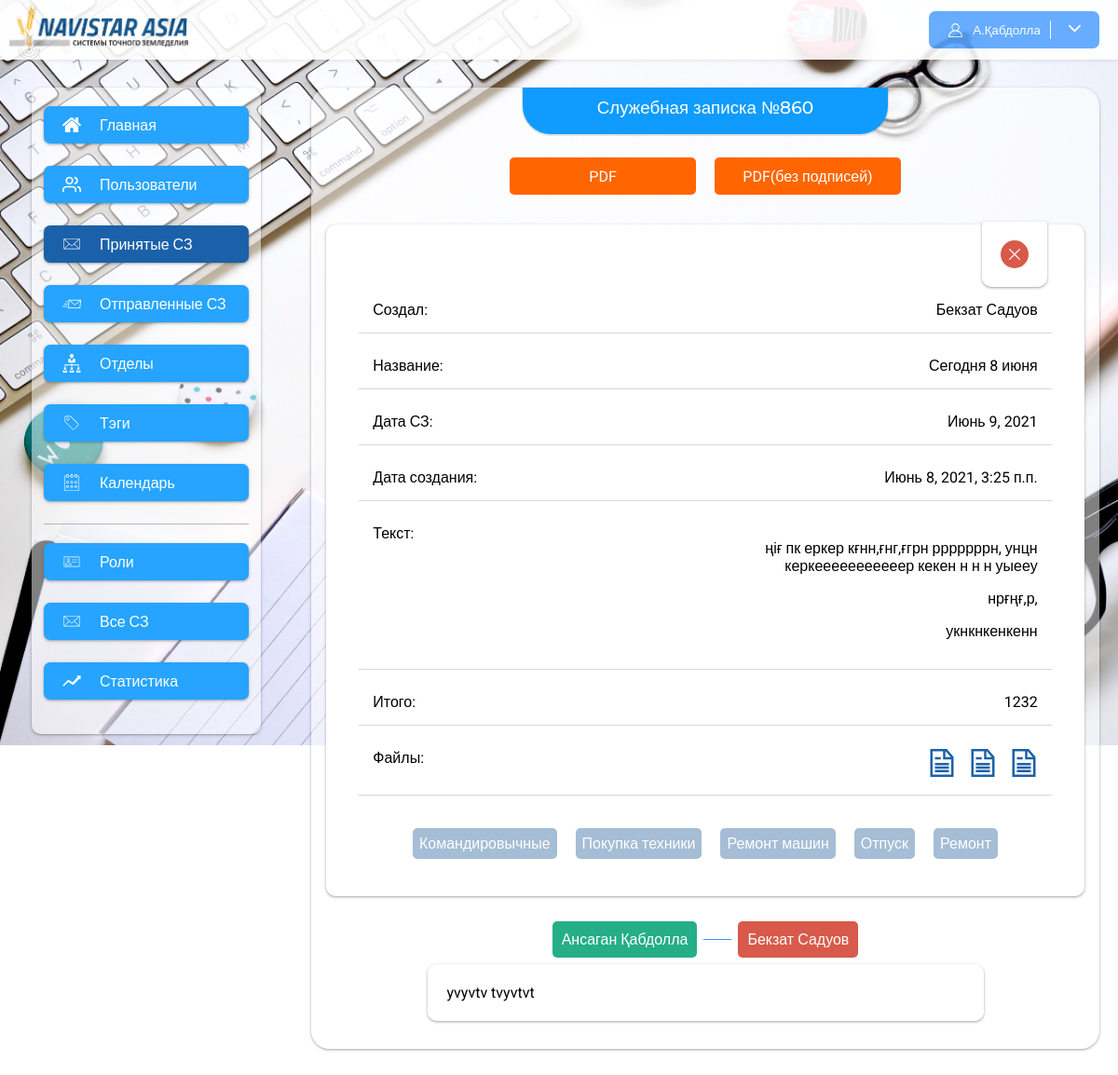
Screenshot of /my-notes/855 (signed in) with the database file from the repository.
### app/models.py (models this page shows, shortened)
class ServiceNote(models.Model):
    user = models.ForeignKey(User, null=True, blank=True, on_delete=models.CASCADE, related_name="notes")
    number = models.IntegerField(null=True, blank=True)
    title = models.CharField(max_length=120)
    text = models.TextField()
    summa = models.CharField(max_length=200, null=True, blank=True)
    fast = models.BooleanField(default=False)
    date_create = models.DateTimeField(auto_now_add=True)
    date_update = models.DateTimeField(auto_now=True)
    date = models.DateField(null=True, blank=True)
    tags = models.ManyToManyField(Tags, null=True, blank=True, related_name="notes")
    user_index = models.IntegerField(default=1, null=True, blank=True)
    status = models.CharField(max_length=200, choices=statuses, null=True, blank=True)
    class Meta:
        verbose_name = "Служебная записка"
        verbose_name_plural = "Служебные записки"

class NoteFiles(models.Model):
    note = models.ForeignKey(ServiceNote, on_delete=models.CASCADE, related_name="files")
    file = models.FileField(upload_to="note_files/")
    class Meta:
        verbose_name = "Файл для записки"
        verbose_name_plural = "Файлы для записок"

class Tags(models.Model):
    name = models.CharField(max_length=120)
    class Meta:
        verbose_name = "Тэг"
        verbose_name_plural = "Тэги"

class NoteUsers(models.Model):
    user = models.ForeignKey(User, on_delete=models.CASCADE, related_name="note")
    note = models.ForeignKey(ServiceNote, on_delete=models.CASCADE, related_name="users")
    index = models.IntegerField(null=True, blank=True)
    comment = models.TextField(null=True, blank=True)
    status = models.CharField(max_length=200,choices=statuses, null=True, blank=True)
    date_create = models.DateTimeField(auto_now=True, null=True, blank=True)
    is_read = models.BooleanField(default=False)
    date_read = models.DateTimeField(null=True, blank=True)
    class Meta:
        verbose_name = "Подписывающий"
        verbose_name_plural = "Подписывающие"

### app/views.py (the view)
# urls.py: path("my-notes/<int:pk>", my_note_detail, name="my_note_detail"),
@login_required()
def my_note_detail(request, pk):
    note = ServiceNote.objects.get(pk=pk)
    userNote = NoteUsers.objects.filter(user=request.user).filter(note=note).first()
    if userNote.is_read == False:
        userNote.is_read = True
        userNote.save()
    return render(request, "my_note_detail.html", {"note": note, "userNote": userNote})

### app/context_processors.py (called while the page is built)
def unReadNotes(request):
    if request.user.is_anonymous:
        return {}
    user = request.user
    unReadCount = NoteUsers.objects.filter(user=user).filter(note__user_index__gte=F('index')).order_by('-pk').filter(is_read=False).count()
    return {
        "unReadCount": unReadCount
    }

### app/templates/my_note_detail.html (shortened to what this page needs)
{% extends 'base.html' %}
{% load static %}
{% block content %}
<div class="content">
    <h3 class="content_title">Служебная записка №{{ note.number }}</h3>
    {% include 'include/note_detail.html' %}
    {% if userNote.status %}
        <div class="comment_block">
                {% if userNote.comment %}
                    {{ userNote.comment }}
                {% else %}
            <i class="no_comment">Без комментариев</i>
                {% endif %}
        </div>
    {% endif %}
</div>
{% endblock %}

### app/templates/base.html (shortened to what this page needs)
{% load static %}
<!DOCTYPE html>
<html>
<head>
    <link rel="stylesheet" href="{% static 'css/style.css' %}">
</head>
<body>
<div class="wrapper">
    <div class="header">
        <img src="{% static 'img/navistar.png' %}" height="100%">
        <button class="profile_button">
            {% if request.user.is_authenticated %}
            <img src="{% static 'img/profile.svg' %}" alt="" width="17px" height="17px">
				<span>
					{{ request.user.first_name|slice:"1" }}.{{ request.user.last_name }}
				</span>
            <span style="cursor: pointer" onclick="show_menu()">
                <img src="{% static 'img/arrow.svg' %}" alt="" width="13px" height="13px">
            </span>
            {% else %}
            <span>Войти</span>
            {% endif %}
        </button>
    </div>
    <div class="main">
        {% include 'include/sidebar_menu.html' %}
        {% block content %}
        {% endblock %}
    </div>
</div>
</body>
</html>

### app/templates/include/note_detail.html (shortened to what this page needs)
{% load static %}
<div class="note_detail">
    <div class="note_download">
        <a href="{% url 'note_signature_show' note.pk %}" target="_blank" class="download_button pdf">PDF</a>
        <a href="{% url 'note_show' note.pk %}" target="_blank" class="download_button pdf">PDF(без подписей)</a>
    </div>
    <div class="note_info">
        <img src="{% if note.status == None %}{% static 'img/wait.svg' %}{% endif %}
                  {% if note.status == 'error' %}{% static 'img/error.svg' %}{% endif %}" class="note_info_img" width="30" height="30">
        <div class="note_info_item"><span>Создал:</span>
            <span>{{ note.user.first_name }} {{ note.user.last_name }}</span></div>
        <div class="note_info_item"><span>Название:</span> <span>{{ note.title }}</span></div>
        <div class="note_info_item"><span>Дата СЗ:</span> <span>{{ note.date }}</span></div>
        <div class="note_info_item"><span>Дата создания:</span> <span>{{ note.date_create }}</span></div>
        <div class="note_info_item"><span>Текст:</span> <span>{{ note.text|safe }}</span></div>
        <div class="note_info_item"><span>Итого:</span> <span>{{ note.summa }}</span></div>
        {% if note.files.all %}
        <div class="note_info_item"><span>Файлы:</span> <span>{% for file in note.files.all %}<a href="{{ file.file.url }}" download style="margin-left: 10px" title="{{ file.file.name }}"><?xml version="1.0" encoding="UTF-8" standalone="no"?>
</a>{% endfor %}</span></div>
        {% endif %}
        <ul class="note_detail_tags">
            {% for i in note.tags.all %}
            <li class="note_detail_tag">{{ i.name }}</li>
            {% endfor %}
        </ul>
    </div>
    <ul class="note_detail_users">
        {% for i in note.users.all %}
        <li class="note_detail_user
                    {% if forloop.counter == note.user_index and note.status == 'error' %}error_user{% endif %}
                    {% if forloop.counter < note.user_index %}success_user{% endif %}
                    ">{{ i.user.first_name }} {{ i.user.last_name }}
        </li>
        <span class="user_line"></span>
        {% endfor %}
    </ul>
</div>

### app/static/css/style.css (style rules this page uses)
body { padding:0px; margin:0px; overflow-x:hidden; font-family: 'Roboto', sans-serif; }
a { color: inherit; text-decoration: none; }
ul { list-style-type: none; padding: 0px; margin: 0px; }
.wrapper { width:100%; position: absolute; }
.header { box-shadow: 0px 2px 3px rgba(57, 57, 57, 0.09); height: 64px; background-color: #fff; opacity: .9; display: flex; justify-content: space-between; align-items: center; }
.header img { margin-left: 10px; }
.profile_button { background-color: #58A5FF; border-width: 0px; padding: 10px; color:white; border-radius: 7px; display: flex; margin-right:20px; align-items: center; }
.profile_button img { margin-right:10px; }
.main { display: flex; flex-direction: row; }
.content { flex-grow: 1; padding: 10px; padding-bottom:30px; min-height: 500px; margin:30px 20px; background: rgba(255, 255, 255, 0.5); box-shadow: 0px 4px 4px rgba(204, 204, 204, 0.25); box-shadow: 0 1px 2px 0 rgb(60 64 67 / 30%), 0 1px 3px 1px rgb(60 64 67 / 15%); border-radius: 20px; }
.content_title { padding: 10px 80px; border-bottom-right-radius: 30px; border-bottom-left-radius: 30px; font-family: 'Montserrat', sans-serif; color: #ffffff; width: fit-content; margin: auto; display: block; box-shadow: 0px 1px 0px 1px #78787836; background: #348cfb; background:#77a7ff; background:#109bff; height: 30px; margin-top: -10px; }
.note_download { width:440px; display: flex; margin: auto; margin-top: 20px; flex-wrap: wrap; justify-content: space-around; align-items: center; }
.download_button { width: 200px; margin: 5px 10px; border-radius: 5px; display: flex; justify-content: center; align-items: center; height: 40px; background-color: red; color: #fff; }
.pdf { background-color: #ff6500; }
.note_info { display: flex; max-width: 750px; width: 90%; margin: auto; margin-top: 27px; border-radius: 10px; padding:35px; background: white; flex-direction: column; box-shadow: 0 1px 2px 0 rgb(60 64 67 / 30%), 0 1px 3px 1px rgb(60 64 67 / 15%); }
.note_info_item { border-bottom: 1px solid grey; display: flex; margin-bottom:10px; padding:15px; justify-content: space-between; border-bottom: 1px solid #d7d7d7; }
.note_info_item span:last-child { width: 60%; text-align: end; }
ul { list-style-type: none; }
.note_detail_tags { display: flex; justify-content: center; align-items: center; margin-top: 20px; }
.note_detail_tag { margin: 5px 10px; padding:7px; border-radius: 5px; color: white; background: #628bb591; }
.note_detail_users { display: flex; justify-content: center; align-items: center; margin-top: 20px; }
.note_detail_user { padding:10px; background-color: grey; border-radius:5px; color: white; margin:7px; }
.success_user { background-color:#25AE88; }
.user_line { width: 30px; height: 1px; background-color: #3a92ff; }
.note_info_img { background-color: white; margin-top: -38px; margin-right: 5px; border-radius: 3px; border-bottom-right-radius: 10px; border-bottom-left-radius: 10px; padding: 20px; box-shadow: 0 1px 2px 0 rgb(60 64 67 / 30%), 0 1px 3px 1px rgb(60 64 67 / 15%); align-self: flex-end; }
.error_user { background-color: #D75A4A; }
h1, h2, h3, h4 { font-family: "Dosis", arial, tahoma, verdana; font-weight: 500; }

### app/templates/my_note_detail.html (style rules this page uses)
.comment_block { border: 1px solid #ff000000; padding: 20px; border-radius: 10px; width: 555px; background-color: #ffffffc7; box-shadow: 0 1px 2px 0 rgb(60 64 67 / 30%), 0 1px 3px 1px rgb(60 64 67 / 15%); margin: auto; }

### rows the page displays
ServiceNote: number "860", user.first_name "Бекзат", user.last_name "Садуов", title "Сегодня 8 июня", date "Июнь 9, 2021", date_create "Июнь 8, 2021, 3:25 п.п.", text "ңіғ пк еркер кғнн,ғнг,ғгрн рррррррн, унцн керкееееееееееер кекен н н н уыееу нрғңғ,р, укнкнкенкенн", summa "1232"
Tags: name "Командировычные"
Tags: name "Покупка техники"
Tags: name "Ремонт машин"
Tags: name "Отпуск"
Tags: name "Ремонт"
NoteUsers: user.first_name "Ансаган", user.last_name "Қабдолла", comment "yvyvtv tvyvtvt"
NoteUsers: user.first_name "Бекзат", user.last_name "Садуов"

### other values shown
{{ request.user.first_name|slice:"1" }} "А"
{{ request.user.last_name }} "Қабдолла"
